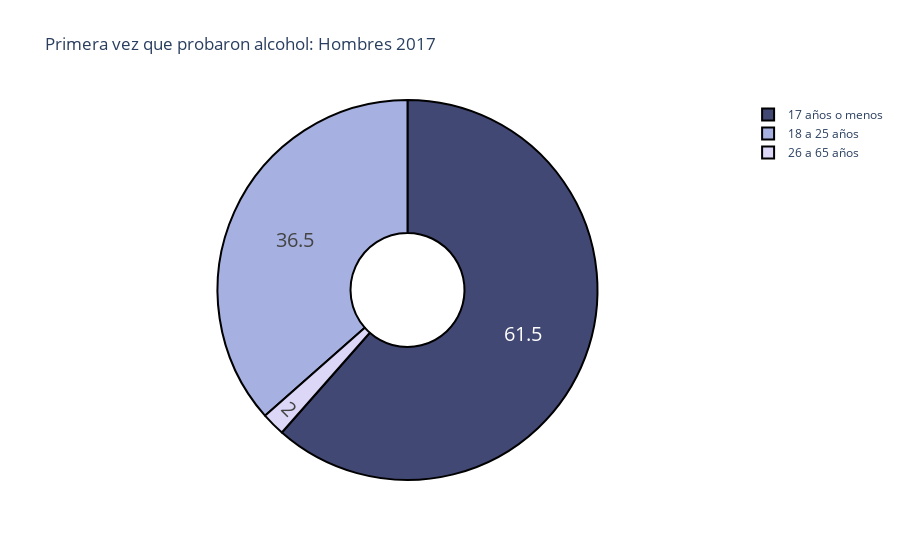

The notebook cell this image was saved under:
### Code cell
colors = ['#424874', '#a6b1e1', '#dcd6f7']
fig = go.Figure(data=[go.Pie(labels=labels, values=hombres2017)])
fig.update_traces(hoverinfo='label+percent', textinfo='value', textfont_size=20, hole=.3,
                  marker=dict(colors=colors, line=dict(color='#000000', width=2)))
fig.update_layout(
    title_text="Primera vez que probaron alcohol: Hombres 2017")
fig.show()

### Figure 1 — Plotly figure (JSON) as saved in the notebook; plotly's stock layout.template omitted (floating-point values rounded to 4 significant figures)
{"data": [{"hole": 0.3, "hoverinfo": "label+percent", "labels": ["17 años o menos", "18 a 25 años", "26 a 65 años"], "marker": {"colors": ["#424874", "#a6b1e1", "#dcd6f7"], "line": {"color": "#000000", "width": 2}}, "textfont": {"size": 20}, "textinfo": "value", "type": "pie", "values": [61.5, 36.5, 2]}], "layout": {"title": {"text": "Primera vez que probaron alcohol: Hombres 2017"}}}
